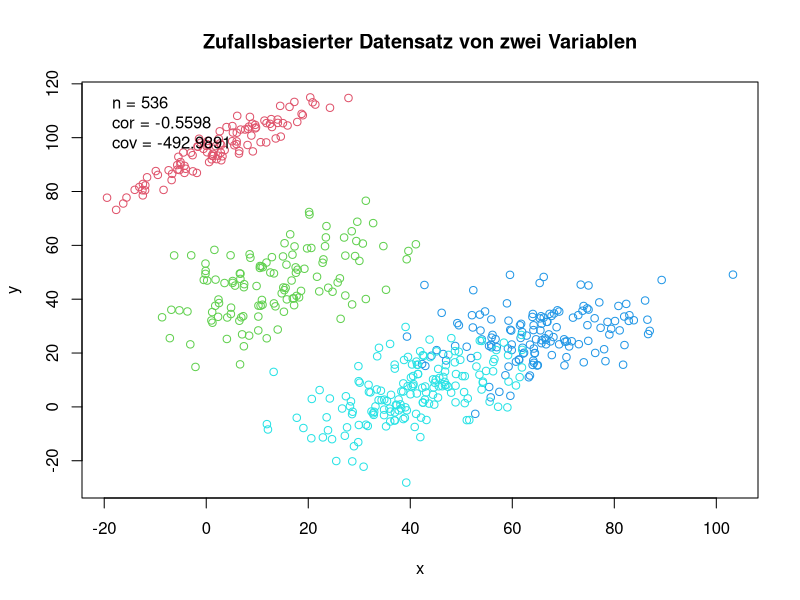
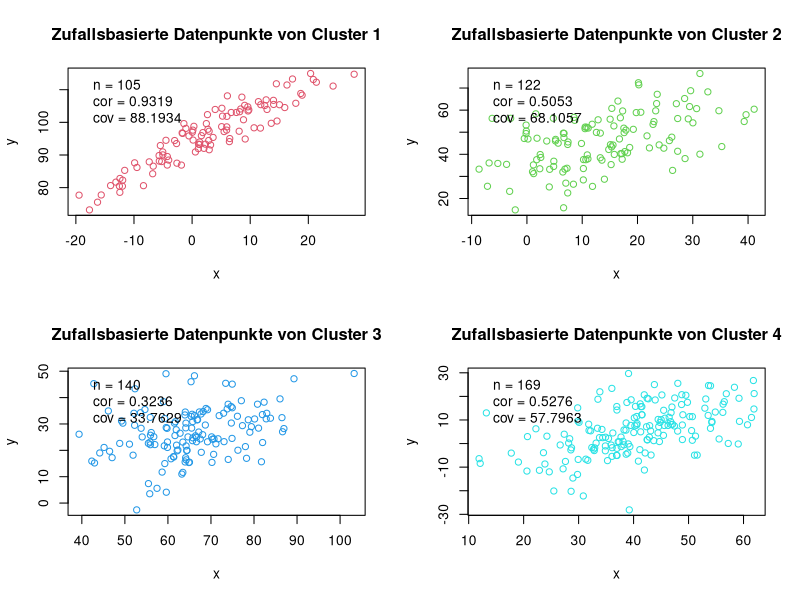
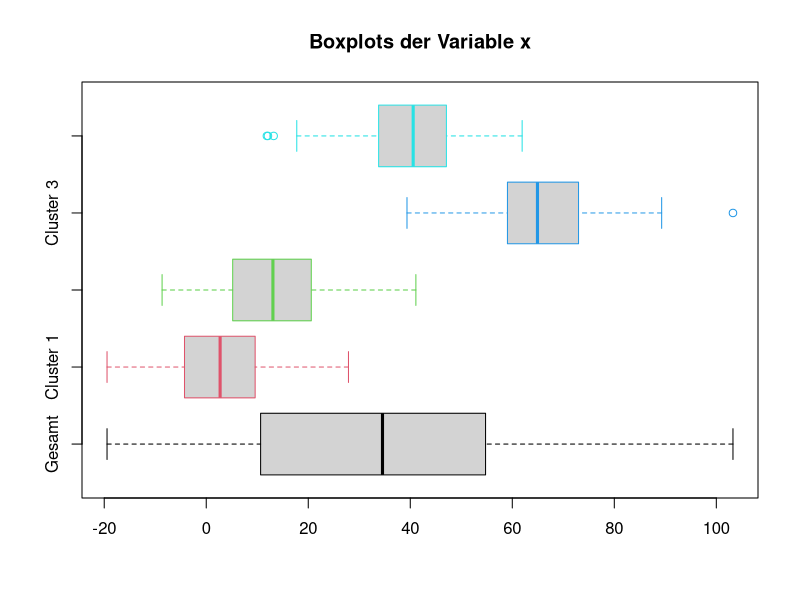
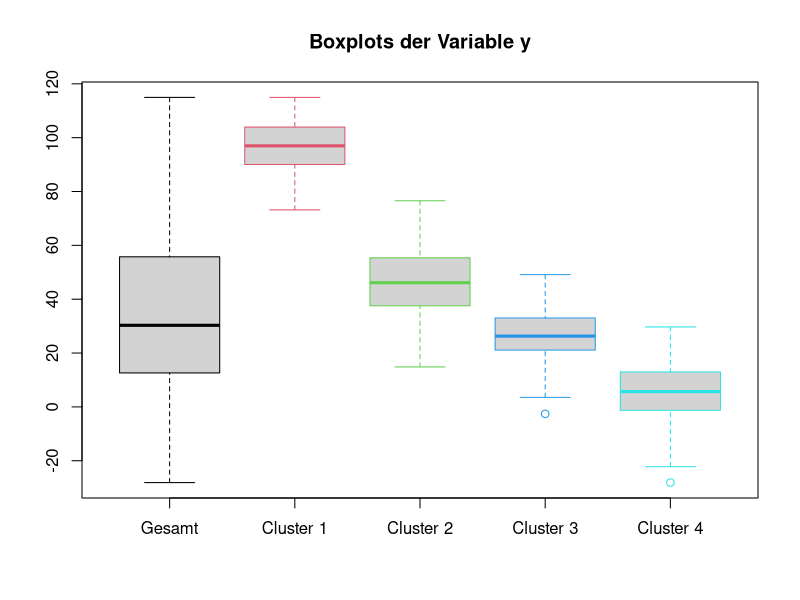
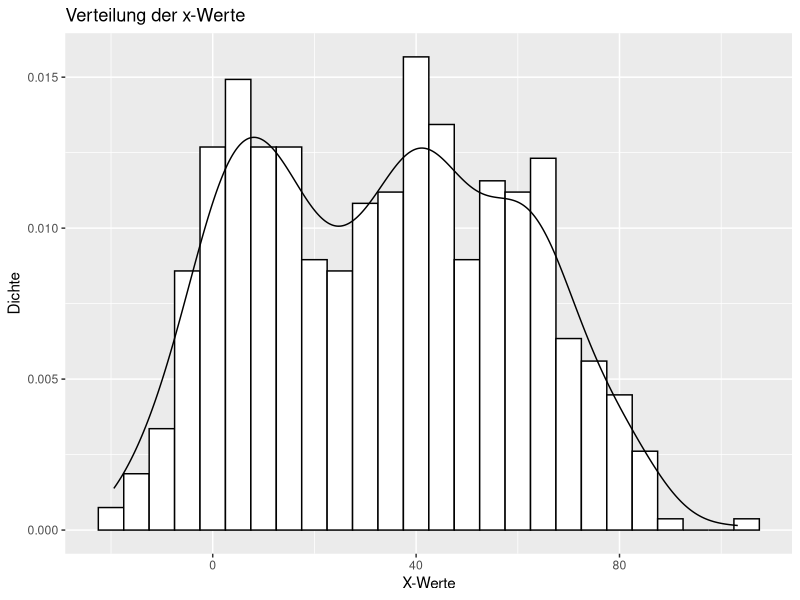
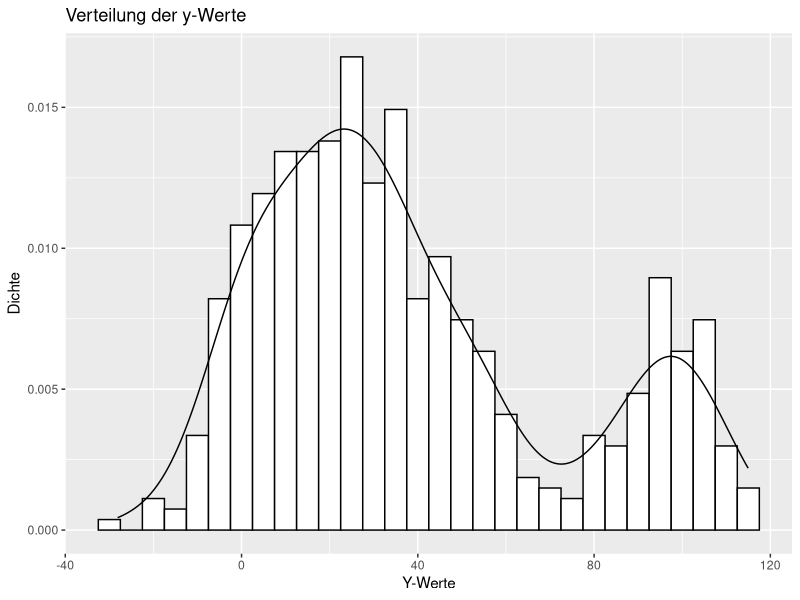
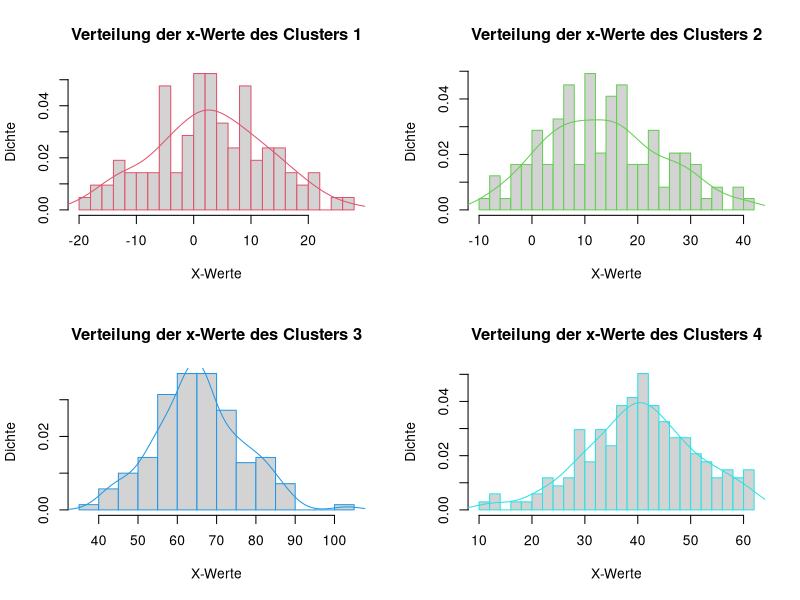
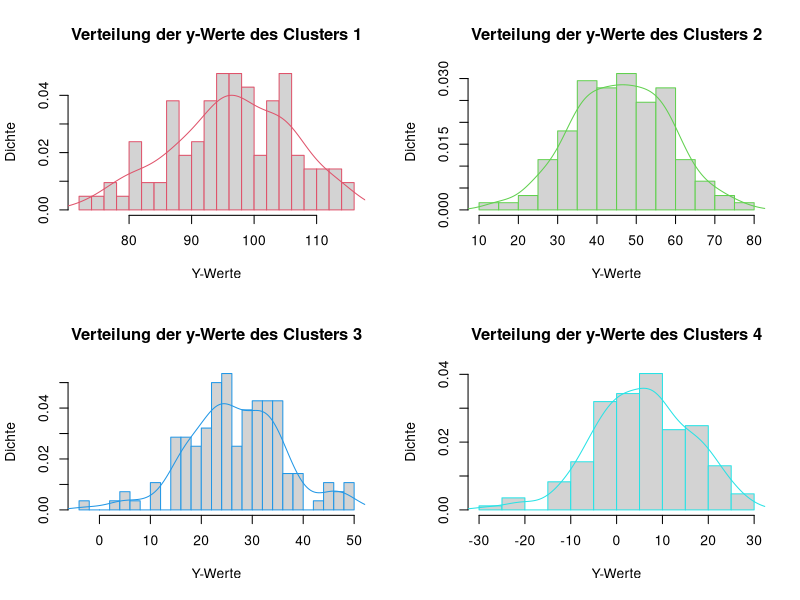

R code for these plots, in order:
library(mvtnorm)


################################################################################
# Declare functions
################################################################################


# Creates a user-defined number of clusters with 10 to 200 data points for each
# one.
# - number_of_clusters
create_clusters = function(number_of_clusters){
  
  data = matrix(0,0,3)
  
  for(i in 1:number_of_clusters){
    
    # If the range of random_numbers is chosen larger the possibility 
    # of more different clusters is higher
    random_numbers = round(runif(4,0,100))
    number_of_points = round(runif(1,10,200))
    
    index = matrix(i,number_of_points,1)
    
    new_cluster = cbind(create_single_cluster(random_numbers, number_of_points),
                        index)
    
    # Combine the different matrixes to a data matrix
    data = rbind(data, new_cluster)
  }
  
  return(data)
}


# Creates a single cluster to given
# - random_numbers
# - number_of_points
create_single_cluster = function(random_numbers, number_of_points){
  
  data = matrix
  
  mean_of_data = c(random_numbers[1],random_numbers[2])
  # Covariance matrix of has to have a positiv semidefinite quadratic form
  # Matrix fullfills the criteria because Random_numbers is sum of 
  # random_numbers[4] and another random number
  sigma_of_data = matrix(c(sum(random_numbers[3],random_numbers[4]),
                           random_numbers[4],
                           random_numbers[4],
                           sum(random_numbers[3],random_numbers[4])),2)
  
  # Combine the matrixes
  data = rmvnorm(number_of_points,
                 mean_of_data,
                 sigma_of_data)
  
  return(data)
  
}


# Gives back the order of plots in the plot viewer
# - number_of_clusters
plot_order = function(number_of_clusters){
  if(number_of_clusters >= 1 && number_of_clusters <=16){
    if(number_of_clusters == 1){
      return(c(1,1))
    }else if(number_of_clusters == 2){
      return(c(1,2))
    }else if(number_of_clusters == 3 || number_of_clusters == 4){
      return(c(2,2))
    }else if(number_of_clusters == 5 || number_of_clusters == 6){
      return(c(2,3))
    }else if(number_of_clusters >= 7 && number_of_clusters <= 9){
      return(c(3,3))
    }else if(number_of_clusters >= 10 && number_of_clusters <= 12){
      return(c(3,4))
    }else if(number_of_clusters >= 13 && number_of_clusters <= 16){
      return(c(4,4))
    }else{
      return(FALSE)
    }
  }else{
    return(FALSE)
  }
}

# Returns information useful for a legend 
# - xdata
# - ydata
getLegendInformation = function(xdata, ydata){
  
  n = length(xdata)
  co = round(cor(xdata, ydata), 4)
  cv = round(cov(xdata, ydata), 4)
  
  leg = c(paste("n =",n),
          paste("cor =",co),
          paste("cov =", cv))
  
  return(leg)
}

# Gives back the x and y variables seperated for a given matrix
# - data
getxydata = function(data){
  
  nx = length(data$x)
  name_vector = NULL
  
  for(i in 1:number_of_clusters){
    # nx = max(nx, length(data$x[data$cluster_index == i]))
    name_vector = c(name_vector, paste("Cluster",i))
  }
  
  datax = matrix(0,nx,0)
  datay = matrix(0,nx,0)
  
  for(i in 1:number_of_clusters){
    
    current_x_vector = data$x[data$cluster_index == i]
    current_y_vector = data$y[data$cluster_index == i]
    
    length(current_x_vector) = nx
    length(current_y_vector) = nx
    
    datax = cbind(datax, current_x_vector)
    datay = cbind(datay, current_y_vector)
  }
  
  colnames(datax) = colnames(datay) = name_vector
  
  return(list(datax, datay))
}

# Draws a histogram and its density function.
# - data matrix
# - spec_data to be plotted
# - binwidth to change width of the bars
# - xlab
# - ylab
# - main
draw_histogram = function(ggplot, data, spec_data, binwidth, xlab, ylab, main, col = 1){
  
  if(ggplot == "ggplot"){
    plot = ggplot(data, aes(x = spec_data)) + 
      geom_histogram(aes(y = ..density..), 
                     binwidth = binwidth,
                     colour = 1,
                     fill = "white") + 
      geom_density() +
      xlab(xlab) +
      ylab(ylab) + 
      ggtitle(main)
    
  }else{
    hist(spec_data,
         breaks = 20,
         xlab = xlab,
         ylab = ylab,
         main = main,
         border = col,
         freq = FALSE)
    a = spec_data[!is.na(spec_data)]
    d = density(a)
    lines(d,col = col)
  }
  
  return(plot)
}




##########################################################################################################
# Generieren der Daten:
##########################################################################################################

##########################################################################################################
# (a) Erzeugen Sie sich Daten für Cluster 1 mit Hilfe der Funktion rmvnorm() aus dem R Package
# mvtnorm. Orientieren Sie sich dabei an Hausarbeit.r auf Stud.IP.
# (b) Erzeugen Sie sich Daten für Cluster 2 ebenfalls mit Hilfe der Funktion rmvnorm() aber anderen
# Werten für den Mittelwertsvektor und die Kovarianzmatrix.
# (c) Erzeugen Sie sich nach Bedarf Daten für weitere Cluster.

# Create a predefined number of clusters
number_of_clusters = 4
data = create_clusters(number_of_clusters)
colnames(data) = c("x","y","cluster_index")

data = as.data.frame(data)

##########################################################################################################
# Visualisierung der Daten:
##########################################################################################################

##########################################################################################################
# (a) F?gen Sie die Daten in einer Datenmatrix zusammen (vgl. Hausarbeit.r).

# Already done during creation of the data

# (b) Visualisieren Sie die Daten durch geeignete Grafiken, z.B. Streudiagramme oder Histogramme/Boxplots,
# sowohl unter Einbeziehung der, gemäß Simulation oben, “wahren” ClusterZugehörigkeit
# als auch ohne. Letztere Fall entspricht der Situation, die Sie in der Praxis
# vorfinden.

# Inspect the data:

head(data)
# x          y cluster_index
# [1,]  4.148538810  3.1011608             1
# [2,]  9.859807586  5.8392289             1
# [3,]  8.529918834  8.8074696             1
# [4,]  6.153870381 -0.8054947             1
# [5,]  4.252371498  1.5169027             1
# [6,] -0.008676228 -0.9352170             1

summary(data)
# x                 y          cluster_index  
# Min.   :-10.326   Min.   :-3.953   Min.   :1.000  
# 1st Qu.:  1.259   1st Qu.: 1.081   1st Qu.:2.000  
# Median :  3.295   Median : 3.332   Median :3.000  
# Mean   :  4.047   Mean   : 3.361   Mean   :2.828  
# 3rd Qu.:  7.525   3rd Qu.: 5.739   3rd Qu.:4.000  
# Max.   : 16.772   Max.   :11.248   Max.   :4.000 

# Plot all data points together
par(mfrow=c(1,1))
plot(data[,c("x","y")],
     col = data[,"cluster_index"]+1,
     main = "Zufallsbasierter Datensatz von zwei Variablen")

# Get information contained in the legend 
# of the plot
leg = getLegendInformation(data$x,
                           data$y)

# Draw legend to graph
legend("topleft",
       leg,
       bty ='n')

# Set par(mfrow=...) parameter correct
plot_order(number_of_clusters) -> plot_vector
if(FALSE == is.null(plot_vector)){
  par(mfrow=plot_vector)
}

# Scatterplots combined with boxplots
# Idea's origin: http://statmethods.net/advgraphs/layout.html 
# Plot each cluster seperately and print number of data entries
# within cluster.
for(i in 1:number_of_clusters){
  plot(x = data$x[data$cluster_index == i],
       y = data$y[data$cluster_index == i],
       col = i+1,
       main = paste("Zufallsbasierte Datenpunkte von Cluster",i),
       xlab = "x",
       ylab = "y")
  
  # Get number of points for each cluster
  leg = getLegendInformation(data$x[data$cluster_index == i],
                             data$y[data$cluster_index == i])
  
  # Draw legend to graph
  legend("topleft",
         leg,
         bty ='n')
  
}

# Boxplots
xy_of_data = getxydata(data)

par(mfrow = c(1,1))

title_of_boxplots = "Boxplots der Variable"

# Draw boxplot of the x variable
x = cbind(data$x,xy_of_data[[1]])
colnames(x) = c("Gesamt", colnames(xy_of_data[[1]]))
col_vec = c(1:(number_of_clusters+1))
boxplot(x, 
        horizontal = TRUE,
        main = paste(title_of_boxplots,"x"),
        border = col_vec)

# Draw boxplot of the y variable
y = cbind(data$y,xy_of_data[[2]])
colnames(y) = c("Gesamt", colnames(xy_of_data[[2]]))
col_vec = c(1:(number_of_clusters+1))
boxplot(y,
        main = paste(title_of_boxplots,"y"),
        border = col_vec)


# Histogram of all x - data
library(ggplot2)
par(mfrow = c(1,1))

draw_histogram("ggplot", data, data$x, 5 ,"X-Werte", "Dichte", "Verteilung der x-Werte")
draw_histogram("ggplot", data, data$y, 5 ,"Y-Werte", "Dichte", "Verteilung der y-Werte")

par(mfrow = plot_order(number_of_clusters))

for(i in 1:number_of_clusters){
  draw_histogram("", 
                 structure(xy_of_data), 
                 xy_of_data[[1]][,i], 
                 5 ,
                 "X-Werte", 
                 "Dichte", 
                 paste("Verteilung der x-Werte des Clusters",i),
                 i+1)
}

for(i in 1:number_of_clusters){
  draw_histogram("", 
                 structure(xy_of_data), 
                 xy_of_data[[2]][,i], 
                 5 ,
                 "Y-Werte", 
                 "Dichte", 
                 paste("Verteilung der y-Werte des Clusters",i),
                 i+1)
}

# TODO
# How to set the binwidth?
# Make names of the functions consistent

##########################################################################################################
# Vergleich von Cluster-Verfahren
##########################################################################################################

##########################################################################################################
# (a) Betrachten Sie verschiedene Cluster-Verfahren Ihrer Wahl und wenden Sie diese auf die Daten
# oben an. Beachten Sie dabei, dass die “wahre” Cluster-Zugehörigkeit hier nicht eingehen darf
# (“unsupervised learning”).

# Dendogram
par(mfrow=c(1,1))
cluster_data = cbind(data$x, data$y)

dist(cluster_data) -> cluster_data

cluster_wardD = hclust(cluster_data, method = "ward.D")
cluster_wardD2 = hclust(cluster_data, method = "ward.D2")
cluster_single = hclust(cluster_data, method = "single")
cluster_complete = hclust(cluster_data, method = "complete")
cluster_average = hclust(cluster_data, method = "average")
cluster_mcquitty = hclust(cluster_data, method = "mcquitty")
cluster_median = hclust(cluster_data, method = "median")
cluster_centroid = hclust(cluster_data, method = "centroid")

plot(cluster_wardD, main = "wardD")
plot(cluster_wardD2, main = "wardD2")
plot(cluster_single, main = "single")
plot(cluster_complete, main = "complete")
plot(cluster_average, main = "average")
plot(cluster_mcquitty, main = "mcquitty")
plot(cluster_median, main = "median")
plot(cluster_centroid, main = "centroid")

##########################################################################################################
# (b) Vergleichen Sie die Ergebnisse unter Verwendung geeigneter Grafiken. Zur Beurteilung der
# Qualität der Cluster-Verfahren können Sie nun wieder die “wahre” Cluster-Zugehörigkeit heranziehen.

##########################################################################################################
# (c) Betrachten Sie nicht nur ein Simulationsszenario; d.h. untersuchen Sie verschiedene Settings,
# z.B. bzgl. Anzahl Variablen, Beobachtungen, Cluster, sowie Mittelwertsvektoren und Kovarianzmatrizen.

##########################################################################################################
# (d) Betrachten Sie nach Möglichkeit jeweils nicht nur einen Simulationsdurchlauf sondern führen
# Sie die Simulation mehrmals durch.
